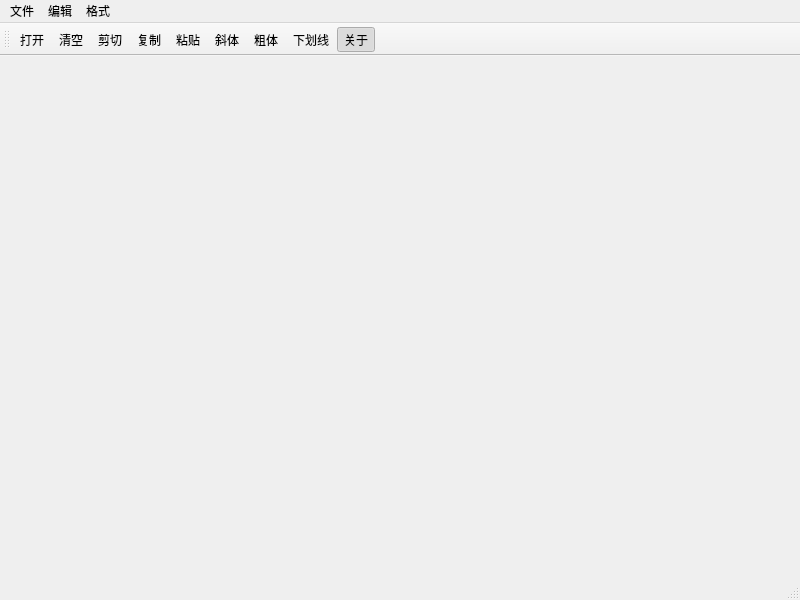
<?xml version="1.0" encoding="UTF-8"?>
<ui version="4.0">
 <class>MainWindow</class>
 <widget class="QMainWindow" name="MainWindow">
  <property name="geometry">
   <rect>
    <x>0</x>
    <y>0</y>
    <width>800</width>
    <height>600</height>
   </rect>
  </property>
  <property name="windowTitle">
   <string>MainWindow</string>
  </property>
  <widget class="QWidget" name="centralwidget"/>
  <widget class="QMenuBar" name="menubar">
   <property name="geometry">
    <rect>
     <x>0</x>
     <y>0</y>
     <width>800</width>
     <height>25</height>
    </rect>
   </property>
   <widget class="QMenu" name="menu">
    <property name="title">
     <string>文件</string>
    </property>
   </widget>
   <widget class="QMenu" name="menu_2">
    <property name="title">
     <string>编辑</string>
    </property>
   </widget>
   <widget class="QMenu" name="menu_3">
    <property name="title">
     <string>格式</string>
    </property>
   </widget>
   <addaction name="menu"/>
   <addaction name="menu_2"/>
   <addaction name="menu_3"/>
  </widget>
  <widget class="QStatusBar" name="statusbar"/>
  <widget class="QToolBar" name="toolBar">
   <property name="windowTitle">
    <string>toolBar</string>
   </property>
   <property name="toolButtonStyle">
    <enum>Qt::ToolButtonStyle::ToolButtonTextUnderIcon</enum>
   </property>
   <attribute name="toolBarArea">
    <enum>TopToolBarArea</enum>
   </attribute>
   <attribute name="toolBarBreak">
    <bool>false</bool>
   </attribute>
   <addaction name="actOpen"/>
   <addaction name="actClear"/>
   <addaction name="actCut_2"/>
   <addaction name="actCopy"/>
   <addaction name="actPaste"/>
   <addaction name="actFontItalic"/>
   <addaction name="actFontBold"/>
   <addaction name="actFontUnder"/>
   <addaction name="actAbout"/>
  </widget>
  <action name="actCut_2">
   <property name="icon">
    <iconset resource="icon.qrc">
     <normaloff>:/images/images/cut.bmp</normaloff>:/images/images/cut.bmp</iconset>
   </property>
   <property name="text">
    <string>剪切</string>
   </property>
   <property name="toolTip">
    <string>剪切</string>
   </property>
   <property name="shortcut">
    <string>Ctrl+X</string>
   </property>
  </action>
  <action name="actCopy">
   <property name="icon">
    <iconset resource="icon.qrc">
     <normaloff>:/images/images/120.bmp</normaloff>:/images/images/120.bmp</iconset>
   </property>
   <property name="text">
    <string>复制</string>
   </property>
   <property name="toolTip">
    <string>复制</string>
   </property>
   <property name="shortcut">
    <string>Ctrl+C</string>
   </property>
  </action>
  <action name="actPaste">
   <property name="icon">
    <iconset resource="icon.qrc">
     <normaloff>:/images/images/paste.bmp</normaloff>:/images/images/paste.bmp</iconset>
   </property>
   <property name="text">
    <string>粘贴</string>
   </property>
   <property name="toolTip">
    <string>粘贴</string>
   </property>
   <property name="shortcut">
    <string>Ctrl+V</string>
   </property>
  </action>
  <action name="actFontBold">
   <property name="checkable">
    <bool>true</bool>
   </property>
   <property name="icon">
    <iconset resource="icon.qrc">
     <normaloff>:/images/images/BLD.BMP</normaloff>:/images/images/BLD.BMP</iconset>
   </property>
   <property name="text">
    <string>粗体</string>
   </property>
   <property name="toolTip">
    <string>粗体</string>
   </property>
  </action>
  <action name="actFontItalic">
   <property name="checkable">
    <bool>true</bool>
   </property>
   <property name="icon">
    <iconset resource="icon.qrc">
     <normaloff>:/images/images/ITL.BMP</normaloff>:/images/images/ITL.BMP</iconset>
   </property>
   <property name="text">
    <string>斜体</string>
   </property>
   <property name="toolTip">
    <string>斜体</string>
   </property>
  </action>
  <action name="actFontUnder">
   <property name="checkable">
    <bool>true</bool>
   </property>
   <property name="icon">
    <iconset resource="icon.qrc">
     <normaloff>:/images/images/WORDUNDR.BMP</normaloff>:/images/images/WORDUNDR.BMP</iconset>
   </property>
   <property name="text">
    <string>下划线</string>
   </property>
   <property name="toolTip">
    <string>下划线</string>
   </property>
  </action>
  <action name="actClose">
   <property name="icon">
    <iconset resource="icon.qrc">
     <normaloff>:/images/images/exit.bmp</normaloff>:/images/images/exit.bmp</iconset>
   </property>
   <property name="text">
    <string>退出</string>
   </property>
   <property name="toolTip">
    <string>退出</string>
   </property>
  </action>
  <action name="actOpen">
   <property name="icon">
    <iconset resource="icon.qrc">
     <normaloff>:/images/images/open3.bmp</normaloff>:/images/images/open3.bmp</iconset>
   </property>
   <property name="text">
    <string>打开...</string>
   </property>
   <property name="toolTip">
    <string>打开文件</string>
   </property>
   <property name="shortcut">
    <string>Ctrl+O</string>
   </property>
  </action>
  <action name="actClear">
   <property name="icon">
    <iconset resource="icon.qrc">
     <normaloff>:/images/images/103.bmp</normaloff>:/images/images/103.bmp</iconset>
   </property>
   <property name="text">
    <string>清空</string>
   </property>
   <property name="toolTip">
    <string>清空内容</string>
   </property>
  </action>
  <action name="actFont">
   <property name="icon">
    <iconset resource="icon.qrc">
     <normaloff>:/images/images/20.ico</normaloff>:/images/images/20.ico</iconset>
   </property>
   <property name="text">
    <string>字体...</string>
   </property>
   <property name="toolTip">
    <string>字体设置</string>
   </property>
  </action>
  <action name="actNew">
   <property name="icon">
    <iconset resource="icon.qrc">
     <normaloff>:/images/images/new2.bmp</normaloff>:/images/images/new2.bmp</iconset>
   </property>
   <property name="text">
    <string>新建</string>
   </property>
   <property name="shortcut">
    <string>Ctrl+N</string>
   </property>
  </action>
  <action name="actAbout">
   <property name="checkable">
    <bool>true</bool>
   </property>
   <property name="checked">
    <bool>true</bool>
   </property>
   <property name="icon">
    <iconset resource="icon.qrc">
     <normaloff>:/images/images/322.bmp</normaloff>:/images/images/322.bmp</iconset>
   </property>
   <property name="text">
    <string>关于</string>
   </property>
   <property name="toolTip">
    <string>关于作者信息</string>
   </property>
   <property name="menuRole">
    <enum>QAction::MenuRole::TextHeuristicRole</enum>
   </property>
  </action>
 </widget>
 <resources>
  <include location="icon.qrc"/>
 </resources>
 <connections/>
</ui>
